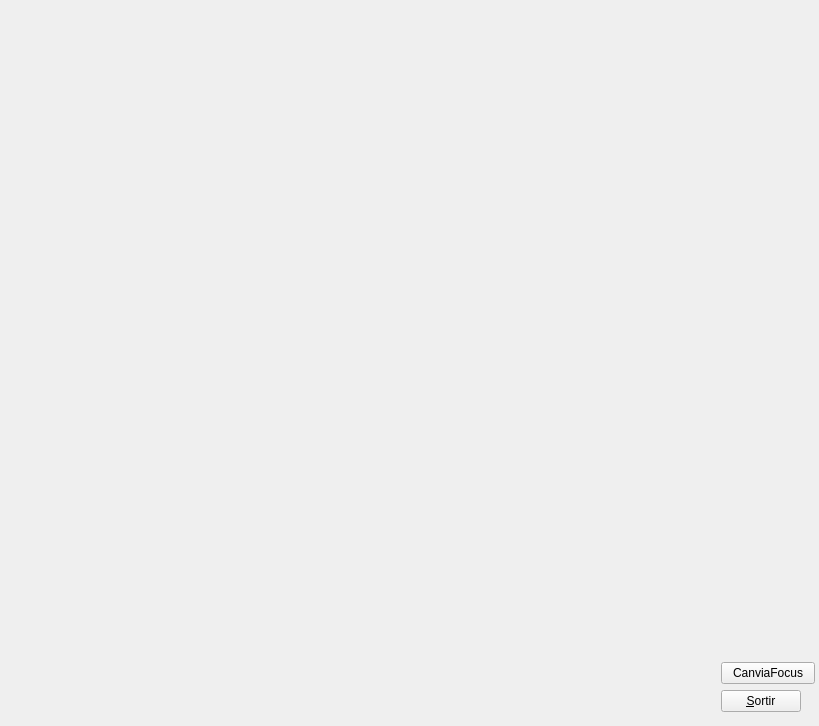
<?xml version="1.0" encoding="UTF-8"?>
<ui version="4.0">
 <class>MyForm</class>
 <widget class="QWidget" name="MyForm">
  <property name="geometry">
   <rect>
    <x>0</x>
    <y>0</y>
    <width>819</width>
    <height>726</height>
   </rect>
  </property>
  <property name="windowTitle">
   <string>IDI-Lab</string>
  </property>
  <widget class="MyGLWidget" name="widget" native="true">
   <property name="geometry">
    <rect>
     <x>9</x>
     <y>9</y>
     <width>704</width>
     <height>708</height>
    </rect>
   </property>
   <property name="sizePolicy">
    <sizepolicy hsizetype="Expanding" vsizetype="Expanding">
     <horstretch>0</horstretch>
     <verstretch>0</verstretch>
    </sizepolicy>
   </property>
  </widget>
  <widget class="QWidget" name="">
   <property name="geometry">
    <rect>
     <x>721</x>
     <y>11</y>
     <width>94</width>
     <height>701</height>
    </rect>
   </property>
   <layout class="QVBoxLayout" name="verticalLayout">
    <item>
     <spacer name="verticalSpacer">
      <property name="orientation">
       <enum>Qt::Vertical</enum>
      </property>
      <property name="sizeHint" stdset="0">
       <size>
        <width>20</width>
        <height>40</height>
       </size>
      </property>
     </spacer>
    </item>
    <item>
     <widget class="QPushButton" name="pushButton_2">
      <property name="text">
       <string>CanviaFocus</string>
      </property>
     </widget>
    </item>
    <item>
     <widget class="QPushButton" name="pushButton">
      <property name="sizePolicy">
       <sizepolicy hsizetype="Fixed" vsizetype="Fixed">
        <horstretch>0</horstretch>
        <verstretch>0</verstretch>
       </sizepolicy>
      </property>
      <property name="text">
       <string>&amp;Sortir</string>
      </property>
     </widget>
    </item>
   </layout>
  </widget>
 </widget>
 <customwidgets>
  <customwidget>
   <class>MyGLWidget</class>
   <extends>QWidget</extends>
   <header>MyGLWidget.h</header>
   <container>1</container>
   <slots>
    <slot>canviaFocus()</slot>
   </slots>
  </customwidget>
 </customwidgets>
 <resources/>
 <connections>
  <connection>
   <sender>pushButton</sender>
   <signal>clicked()</signal>
   <receiver>MyForm</receiver>
   <slot>close()</slot>
   <hints>
    <hint type="sourcelabel">
     <x>801</x>
     <y>710</y>
    </hint>
    <hint type="destinationlabel">
     <x>839</x>
     <y>529</y>
    </hint>
   </hints>
  </connection>
  <connection>
   <sender>pushButton_2</sender>
   <signal>clicked()</signal>
   <receiver>widget</receiver>
   <slot>canviaFocus()</slot>
   <hints>
    <hint type="sourcelabel">
     <x>761</x>
     <y>662</y>
    </hint>
    <hint type="destinationlabel">
     <x>651</x>
     <y>656</y>
    </hint>
   </hints>
  </connection>
 </connections>
</ui>
